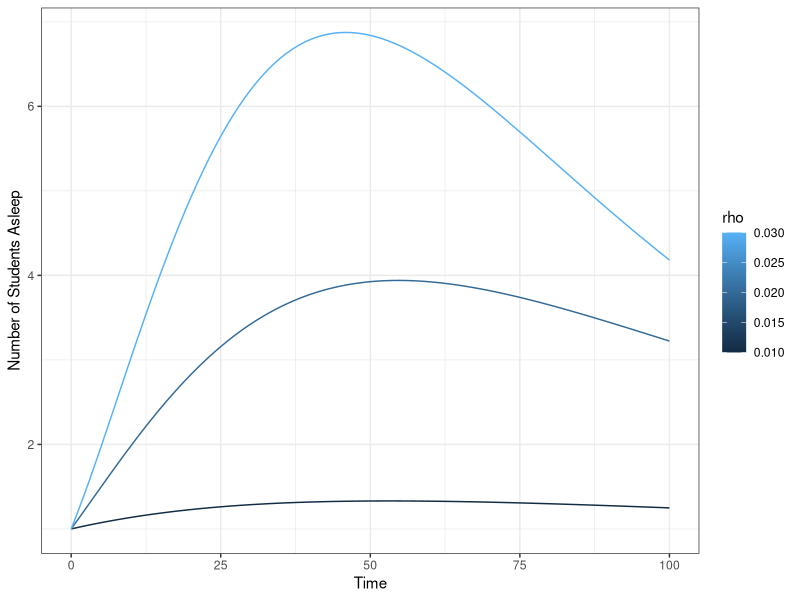
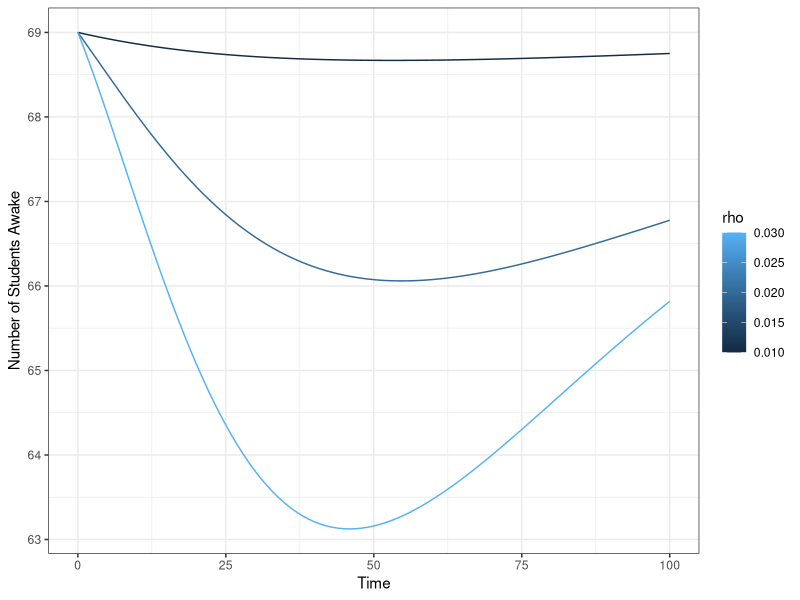
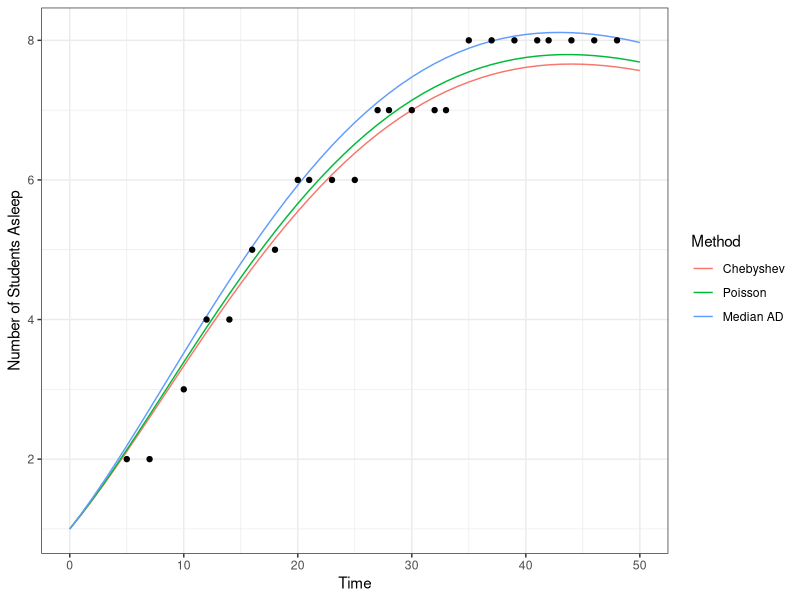
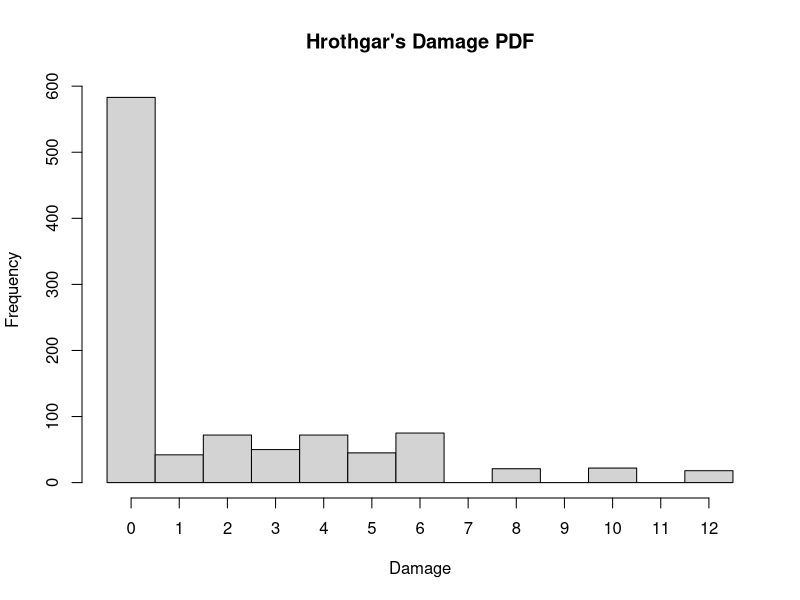
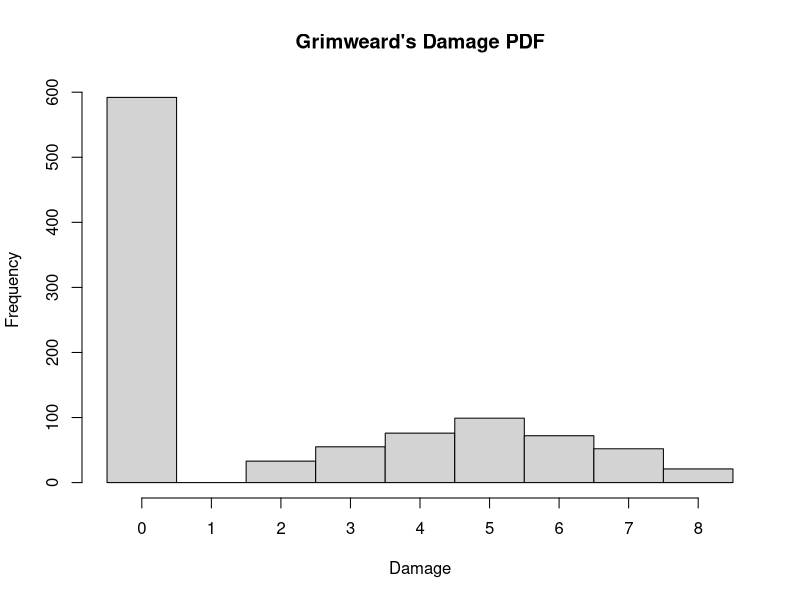

These charts were generated, in order, by the following R code:
## ---- chunk 1
rho <- 0.02
A <- 69
Z <- 1

data <- data.frame(Time=0, A = A, Z = Z)

for(i in 1:100){
  DeltaA <- -rho*A*(Z/70)^0.5
  DeltaZ <- rho*A*(Z/70)^0.5 - Z/15
  A <- A + DeltaA
  Z <- Z + DeltaZ
  data <- rbind(data, data.frame(Time = i, "A" = A, "Z" = Z))
}

data$rho <- 0.02

rho <- 0.03 #my second choice
A <- 69
Z <- 1

data2 <- data.frame(Time=0, A = A, Z = Z)

for(i in 1:100){
  DeltaA <- -rho*A*(Z/70)^0.5
  DeltaZ <- rho*A*(Z/70)^0.5 - Z/15
  A <- A + DeltaA
  Z <- Z + DeltaZ
  data2 <- rbind(data2, data.frame(Time = i, "A" = A, "Z" = Z))
}

data2$rho <- 0.03

rho <- 0.01 #my third choice
A <- 69
Z <- 1

data3 <- data.frame(Time=0, A = A, Z = Z)

for(i in 1:100){
  DeltaA <- -rho*A*(Z/70)^0.5
  DeltaZ <- rho*A*(Z/70)^0.5 - Z/15
  A <- A + DeltaA
  Z <- Z + DeltaZ
  data3 <- rbind(data3, data.frame(Time = i, "A" = A, "Z" = Z))
}

data3$rho <- 0.01

Data <- rbind(data, rbind(data2,data3))

library(ggplot2)

g <- ggplot(Data,aes(x=Time, y = Z, col = rho, group = rho))

g + geom_line() + theme_bw() + ylab("Number of Students Asleep")

g <- ggplot(Data,aes(x=Time, y = 70-Z, col = rho, group = rho))

g + geom_line() + theme_bw() + ylab("Number of Students Awake")
## ---- chunk 2
sleepers <- data.frame(Minutes = c(5, 7, 10, 12, 14, 16, 18, 20, 21, 23, 25, 27, 28, 30, 32, 33, 35, 37, 39, 41, 42, 44, 46, 48), Asleep = c(2, 2, 3, 4, 4, 5, 5, 6, 6, 6, 6, 7, 7, 7, 7, 7, 8, 8, 8, 8, 8, 8, 8, 8))
knitr::kable(sleepers)
## ---- chunk 3
medianAD <- function(y, yhat) median(abs(y - yhat)) #calculate the median absolute deviation per instruction

objectiveFunction <- function(x, obs, dist = "medianAD") {
  
  ##model the values
  rho <- x 
  A <- 69
  Z <- 1
  
  sim <- data.frame(Time=0, A = A, Z = Z)
  
  for(i in 1:100){
    DeltaA <- -rho*A*(Z/70)^0.5
    DeltaZ <- rho*A*(Z/70)^0.5 - Z/15
    A <- A + DeltaA
    Z <- Z + DeltaZ
    sim <- rbind(sim, data.frame(Time = i, "A" = A, "Z" = Z))
  }
    
  eval(call(dist, obs$Asleep, sim$Z[sim$Time %in% obs$Minutes]))
}

fit1 <- optim(0.02, objectiveFunction, obs = sleepers, method = "Brent", lower = 0, upper = 0.1)
fit1$par #best value of rho
fit1$convergence #check convergence
## ---- chunk 4
chebyshev <- function(y, yhat) max(abs(y - yhat))
llpois <- function(y, yhat) sum(dpois(y, yhat, log = T))

fit2 <- optim(0.02, objectiveFunction, obs = sleepers, dist = "chebyshev", method = "Brent", lower = 0, upper = 0.1)
fit3 <- optim(0.02, objectiveFunction, obs = sleepers, dist = "llpois", method = "Brent", lower = 0, upper = 0.1, control = list(fnscale = -1))

c("rho"=fit2$par,"conv"=fit2$convergence)
c("rho"=fit3$par,"conv"=fit3$convergence)
## ---- chunk 5
FitData <- data.frame(Time = 0, A = 0, Z = 0, rho = 0)
FitData <- FitData[0,]

for(rho in c(fit1$par,fit2$par,fit3$par)){
  A <- 69
  Z <- 1
  
  fitdata <- data.frame(Time=0, A = A, Z = Z)
  
  for(i in 1:50){
    DeltaA <- -rho*A*(Z/70)^0.5
    DeltaZ <- rho*A*(Z/70)^0.5 - Z/15
    A <- A + DeltaA
    Z <- Z + DeltaZ
    fitdata <- rbind(fitdata, data.frame(Time = i, "A" = A, "Z" = Z))
  }
  
  fitdata$rho <- rho
  
  FitData <- rbind(FitData,fitdata)
}

g <- ggplot(FitData,aes(x=Time, y = Z, col = as.factor(rho), group = rho))

g + geom_line() + theme_bw() + ylab("Number of Students Asleep") + geom_point(data=sleepers, aes(x = Minutes, y = Asleep), col = "black") + scale_color_discrete(name = "Method", labels = c("Chebyshev","Poisson", "Median AD"))
## ---- chunk 6
set.seed(132412)

hrothgar.attack <- function(){
  hit.die <- sample(1:20,1)
  dmg <- sample(1:6,1)
  if(hit.die > 17) return(dmg*2)
  if(hit.die > 11) return(dmg)
  0
}

grimweard.attack <- function(){
  hit.die <- sample(1:10,1)
  dmg <- sum(sample(1:4,2, replace = T))
  if(hit.die > 6) return(dmg)
  0
}

CDF.hrothgar <- ecdf(replicate(10000,hrothgar.attack()))
rdmg.hrothgar <- function(n=1) unname(quantile(CDF.hrothgar, runif(n)))

CDF.grimweard <- ecdf(replicate(10000,grimweard.attack()))
rdmg.grimweard <- function(n=1) unname(quantile(CDF.grimweard, runif(n)))

h1 <- hist(rdmg.hrothgar(1000),main = "Hrothgar's Damage PDF", xlab = "Damage", breaks = 0:13,right=F, xaxt = "n")
axis(1, at = h1$mids, labels = 0:12)

h2 <- hist(rdmg.grimweard(1000),main = "Grimweard's Damage PDF", xlab = "Damage", breaks = 0:9, right=F, xaxt ="n")
axis(1, at = h2$mids, labels = 0:8)
## ---- chunk 7
battle <- function(){
  hrothgar <- 25
  grimweard <- 15
  
  #generate random damage and then look at the cumulative sum
  cumdmg.hrothgar <- cumsum(rdmg.hrothgar(100)) 
  cumdmg.grimweard <- cumsum(rdmg.grimweard(100))
  
  #figure out how many turns it took for the cumulative sum to exceed the respective HP values
  nToWin.hrothgar <- sum(cumdmg.hrothgar < grimweard) + 1
  nToWin.grimweard <- sum(cumdmg.grimweard < hrothgar) + 1
  
  #check the number of turns and determine who won; if turn count is equal, pick someone randomly 
  if(nToWin.grimweard == nToWin.hrothgar){ return(data.frame("Winner" = sample(c("Hrothgar", "Grimweard"),1), Attacks = nToWin.grimweard)) }
  if(nToWin.grimweard < nToWin.hrothgar) return(data.frame("Winner" = "Grimweard", Attacks = nToWin.grimweard))
  return(data.frame("Winner" = "Hrothgar", Attacks = nToWin.hrothgar))
}

#FIGHT!!!!
results <- battle()
for(i in 1:999) results <- rbind(results, battle())

table(results$Winner)/1000
## ---- chunk 8
    mean(results$Attacks[results$Winner == "Hrothgar"])
    quantile(results$Attacks[results$Winner == "Hrothgar"], c(0.025,0.5,0.975))
## ---- chunk 9
    mean(results$Attacks[results$Winner == "Grimweard"])
    quantile(results$Attacks[results$Winner == "Grimweard"], c(0.025,0.5,0.975))
## ---- chunk 10
#thresh is the threshold at which Hrothgar runs
battle2 <- function(thresh = 0){
  hrothgar <- 25
  grimweard <- 15
  
  cumdmg.hrothgar <- cumsum(rdmg.hrothgar(100))
  cumdmg.grimweard <- cumsum(rdmg.grimweard(100))
  
  #Note that Grimweard's winning condition is now based upon subtracting the threshold from his HP
  #if thresh = 0, we should get the same results as our first simulations
  nToWin.hrothgar <- sum(cumdmg.hrothgar < grimweard) + 1
  nToWin.grimweard <- sum(cumdmg.grimweard < hrothgar - thresh) + 1
  
  #similar logic as previous function, but we track fleeing and death now
  if(nToWin.hrothgar < nToWin.grimweard) return(data.frame("Winner" = c("Hrothgar"), Flee  = F, Killed= F))
  if(sample(c("Hrothgar","Grimweard"),1) == "Hrothgar" & nToWin.grimweard == nToWin.hrothgar) return(data.frame("Winner" = c("Hrothgar"), Flee  = F, Killed= F))
  return(data.frame("Winner" = "Grimweard", Flee = cumdmg.grimweard[nToWin.grimweard] >= hrothgar - thresh, Killed = cumdmg.grimweard[nToWin.grimweard+1] >= hrothgar))
  
}

#now loop over all possible thresholds to look for optimal strategy
strategy <- data.frame(threshold = 0:24, winning.percent = NA, saved.death = NA)
for(f in strategy$threshold){
  results2 <- battle2(f)
  for(i in 1:999) results2 <- rbind(results2, battle2(f))
  strategy$winning.percent[f+1] <- sum(results2$Winner == "Hrothgar")/1000
  summaryTab <- xtabs(rep(1, 1000) ~ Flee  + Killed + Winner, data = results2)
  strategy$saved.death[f+1] <- sum(summaryTab["TRUE","FALSE","Grimweard"])/sum(summaryTab["TRUE",,"Grimweard"])
}

knitr::kable(strategy)
